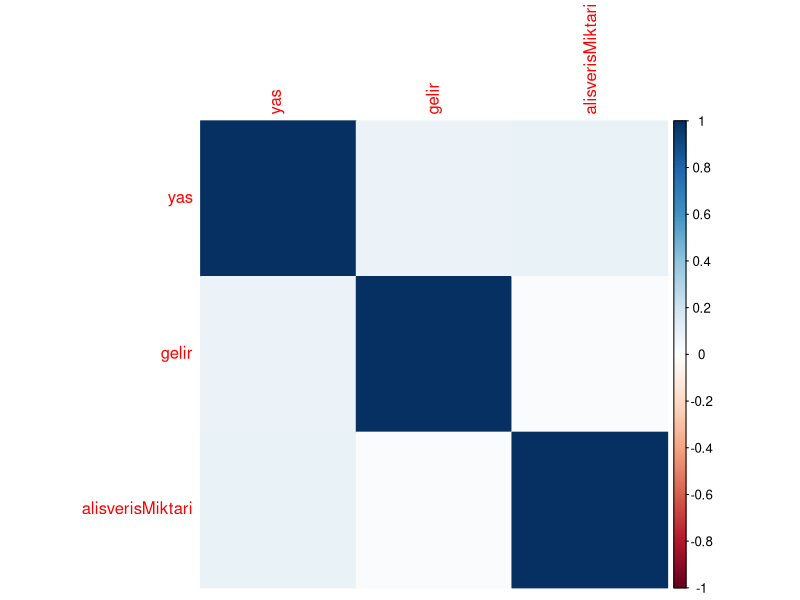
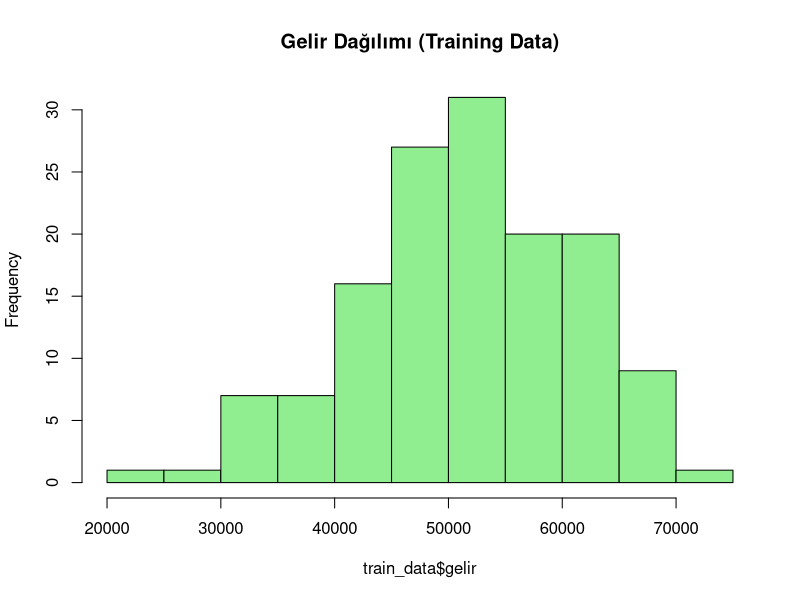
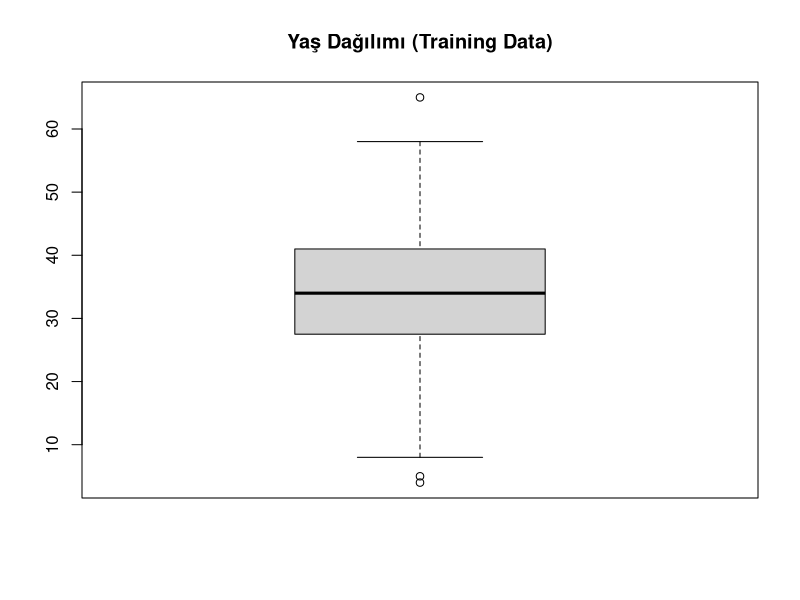
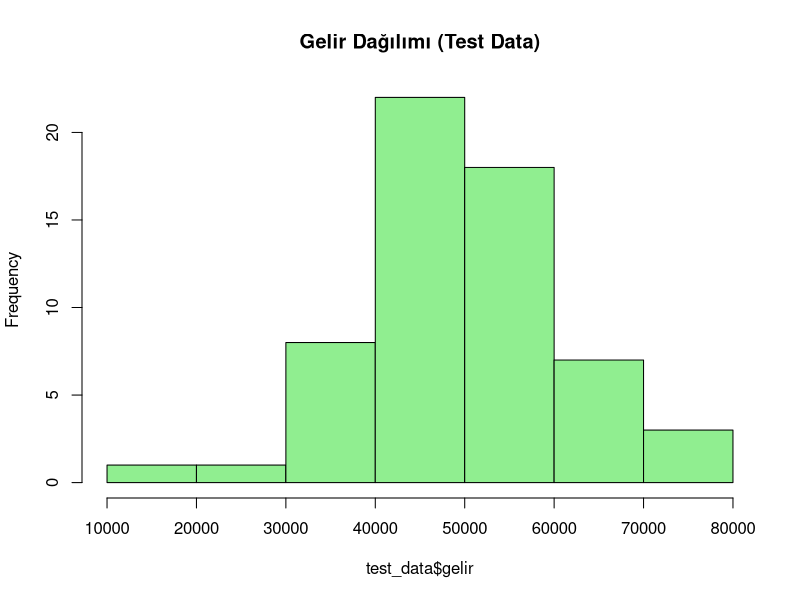
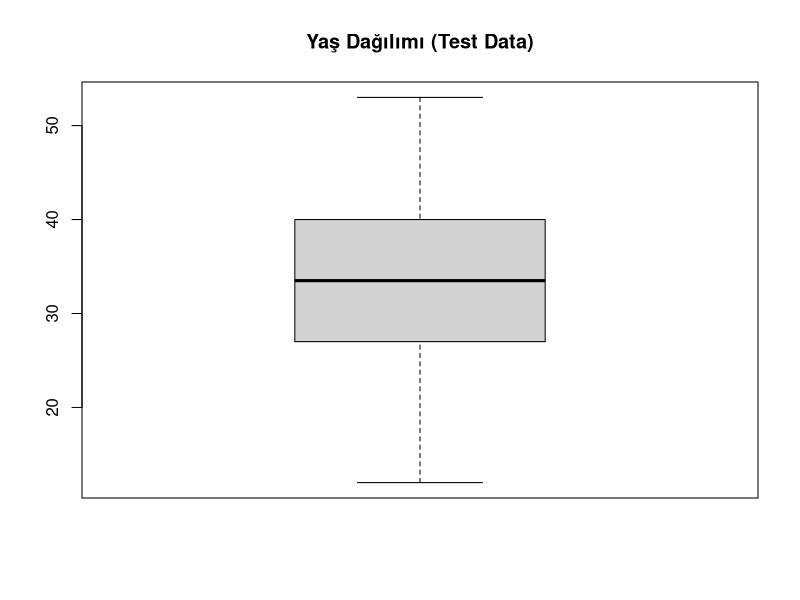
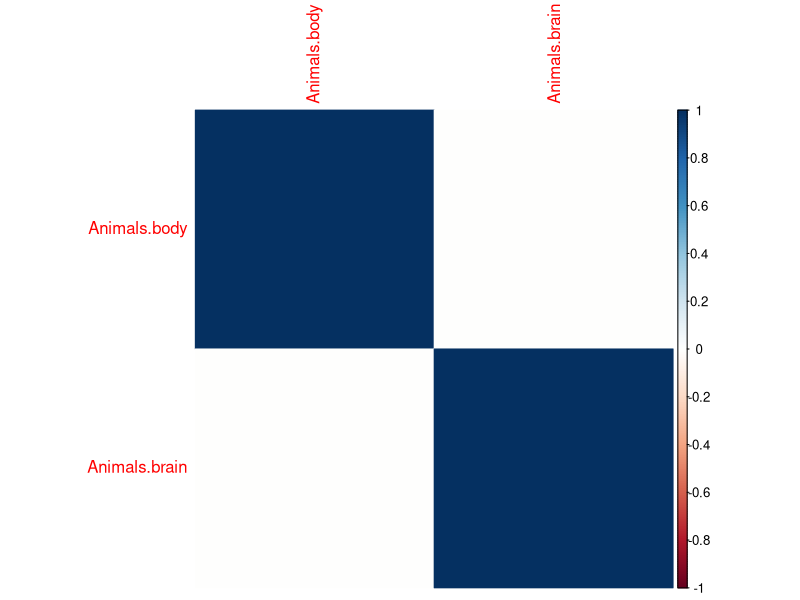
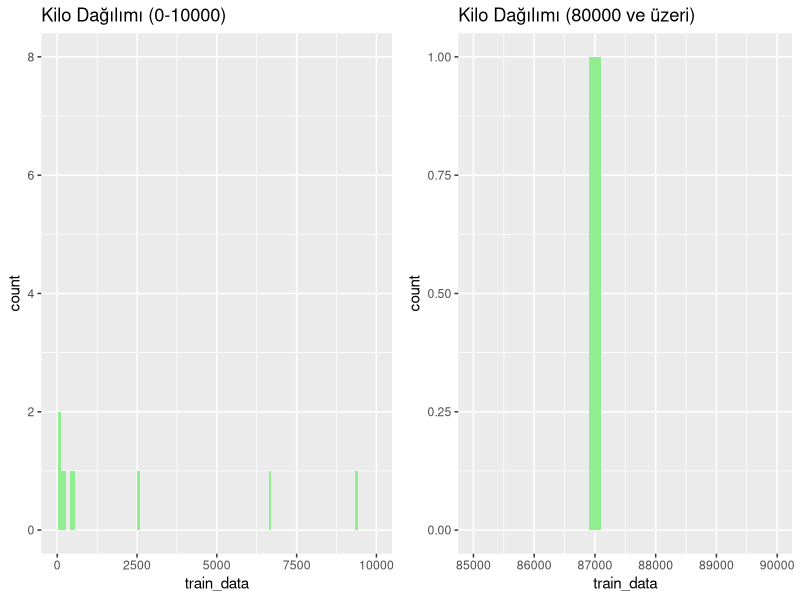

These charts were generated, in order, by the following R code:
# Dr.Öğr.Üy. İSMAİL YENİLMEZ'in ders notlarından faydalanılmıştır.

#---
#veri Kaynağı

#veriyi toplama, Kaynağın doğrulanması

#veri satın alma, veriyi toplama, verinin açık bir yerden temini gibi aşamalar
#---

# Rastgele veri oluşturma için kütüphane

install.packages("MASS")
library(MASS)

# Veri setini oluşturma
set.seed(789) # Tekrarlanabilirlik için seed belirleme
n <- 200 # Gözlem sayısı

# Değişkenleri oluşturma
yas <- rnorm(n, mean = 35, sd = 10)  # Yaş değişkeni. Ortalama yaş 35, standart sapma 10.
cinsiyet <- sample(c("Erkek", "Kadın"), size = n, replace = TRUE)  # Cinsiyet değişkeni. Erkek ve Kadın değerlerinden örneklem oluşturur ve replace ile bir kez seçilen cinsiyet tekrar seçilebilir olur.
gelir <- rnorm(n, mean = 50000, sd = 10000)  # Gelir değişkeni. Ortalama 50K, standart sapma 10K.
alisverisMiktari <- rnorm(n, mean = 20, sd = 18) # Alışveriş sayısı. Ortalama 20, standart sapma 18.

# Tamsayı haline getirme ve yuvarlama
yas <- floor(yas)
alisverisMiktari <- floor(alisverisMiktari)
gelir <- round(gelir)

alisverisMiktari <- pmax(alisverisMiktari, 0) # Eksi değerleri sıfır yapma

# Veri setini oluşturma
data <- data.frame(yas, cinsiyet, gelir, alisverisMiktari)

# Oluşturulan veri setini gösterme
head(data)

# Eksik veri tespiti
is_na_yas <- is.na(yas)
is_na_cinsiyet <- is.na(cinsiyet)
is_na_gelir <- is.na(gelir)
is_na_alisverisMiktari <- is.na(alisverisMiktari)

# Eksik verileri ortalama ile doldurma
mean_yas <- mean(yas, na.rm = TRUE)
yas_filled <- ifelse(is.na(yas), mean_yas, yas)

# Z-puanı hesaplama
z_scores <- scale(yas)

# Aykırı değerleri belirleme
outliers <- abs(z_scores) > 3

# Kantillerden yararlanma
summary(data)

# Korelasyon katsayısını hesaplama
correlation <- cor(yas, gelir)

# Korelasyon katsayısını ekrana yazdırma
print(correlation)

# corrplot paketini yükleme
install.packages("corrplot")
library(corrplot)
# Bağımsız değişkenler arasındaki korelasyonu hesaplama
correlation_matrix <- cor(data.frame(yas, gelir, alisverisMiktari))
print(correlation_matrix)
# Korelasyon matrisini görselleştirme
corrplot(correlation_matrix, method = "color")

# Veriyi standartlaştırma
yas_standardized <- scale(yas)
gelir_standardized <- scale(gelir)
alisveriMiktari_standardized <- scale(alisverisMiktari)

# Standartlaştırılmış veriyi kontrol etme
summary(yas_standardized)
summary(gelir_standardized)
summary(alisveriMiktari_standardized)

# Veri setini test ve eğitim kümelerine ayırma
install.packages("caTools")
library(caTools)
split <- sample.split(data$yas, SplitRatio = 0.7)  # 70% eğitim, 30% test
train_data <- subset(data, split == TRUE)
test_data <- subset(data, split == FALSE)

# Veri setini keşfetme ve görselleştirme
summary(train_data)
summary(test_data)

# Histogram ve kutu grafikleri
hist(train_data$gelir, main = "Gelir Dağılımı (Training Data)", col = "lightgreen")
boxplot(train_data$yas, main = "Yaş Dağılımı (Training Data)")
hist(test_data$gelir, main = "Gelir Dağılımı (Test Data)", col = "lightgreen")
boxplot(test_data$yas, main = "Yaş Dağılımı (Test Data)")

# Sonuçları inceleme
dim(train_data)
dim(test_data)

# MASS paketi içerisindeki Animals verisetini çekme ve inceleme.
data(Animals)
head(Animals)

# Eksik veri kontrolü
is_na_body <- is.na(Animals$body)
is_na_brain <- is.na(Animals$brain)

# Eksik verileri ortalama ile doldurma
mean_body <- mean(Animals$body, na.rm = TRUE)
body_filled <- ifelse(is.na(Animals$body), mean_body, Animals$body)
mean_brain <- mean(Animals$brain, na.rm = TRUE)
brain_filled <- ifelse(is.na(Animals$brain), mean_brain, Animals$brain)

# Z-skor hesaplama
z_scores <- scale(Animals)

# Aykırı değerleri belirleme
outliers <- abs(z_scores) > 3

# Betimsel istatistiklere bakma
summary(Animals)

# Korelasyon katsayısını hesaplama
correlation <- cor(Animals$body, Animals$brain)

# Korelasyon katsayısını ekrana yazdırma
print(correlation)

# corrplot paketini yükleme
install.packages("corrplot")
library(corrplot)
# Bağımsız değişkenler arasındaki korelasyonu hesaplama
correlation_matrix <- cor(data.frame(Animals$body, Animals$brain))
print(correlation_matrix)
# Korelasyon matrisini görselleştirme
corrplot(correlation_matrix, method = "color")

# Veriyi standartlaştırma
body_standardized <- scale(Animals$body)
brain_standardized <- scale(Animals$brain)

# Standartlaştırılmış veriyi kontrol etme
summary(body_standardized)
summary(brain_standardized)


# Veri setini test ve eğitim kümelerine ayırma
install.packages("caTools")
library(caTools)
split <- sample.split(Animals$body, SplitRatio = 0.7)  # 70% eğitim, 30% test
train_data <- subset(Animals$body, split == TRUE)
test_data <- subset(Animals$body, split == FALSE)

train_data <- data.frame(train_data)

# Veri setini keşfetme ve görselleştirme
summary(train_data)
summary(test_data)

# Ggplot paketini yükleme
install.packages("ggplot2")
library(ggplot2)

# Bilimsel gösterimi kapatma
options(scipen = 999)

# İlk aralık için histogram
hist_1 <- ggplot(data.frame(train_data), aes(x = train_data)) +
  geom_histogram(binwidth = 75, fill = "lightgreen") + # Histogram genişlikleri 75 birim
  xlim(0, 10000) +   # 10000'den sonra 80000'lere kadar bir veri bulunmuyor, bu sebeple daha okunaklı bir grafik için arada kalan kısım kesilmiştir.
  ggtitle("Kilo Dağılımı (0-10000)")

# İkinci aralık için histogram
hist_2 <- ggplot(data.frame(train_data), aes(x = train_data)) +
  geom_histogram(binwidth = 200, fill = "lightgreen") +
  xlim(85000, 90000) +
  ggtitle("Kilo Dağılımı (80000 ve üzeri)")

# Grafikleri yan yana gösterme
library(gridExtra)
grid.arrange(hist_1, hist_2, ncol = 2)

# Sonuçları inceleme
dim(train_data)
dim(test_data)
